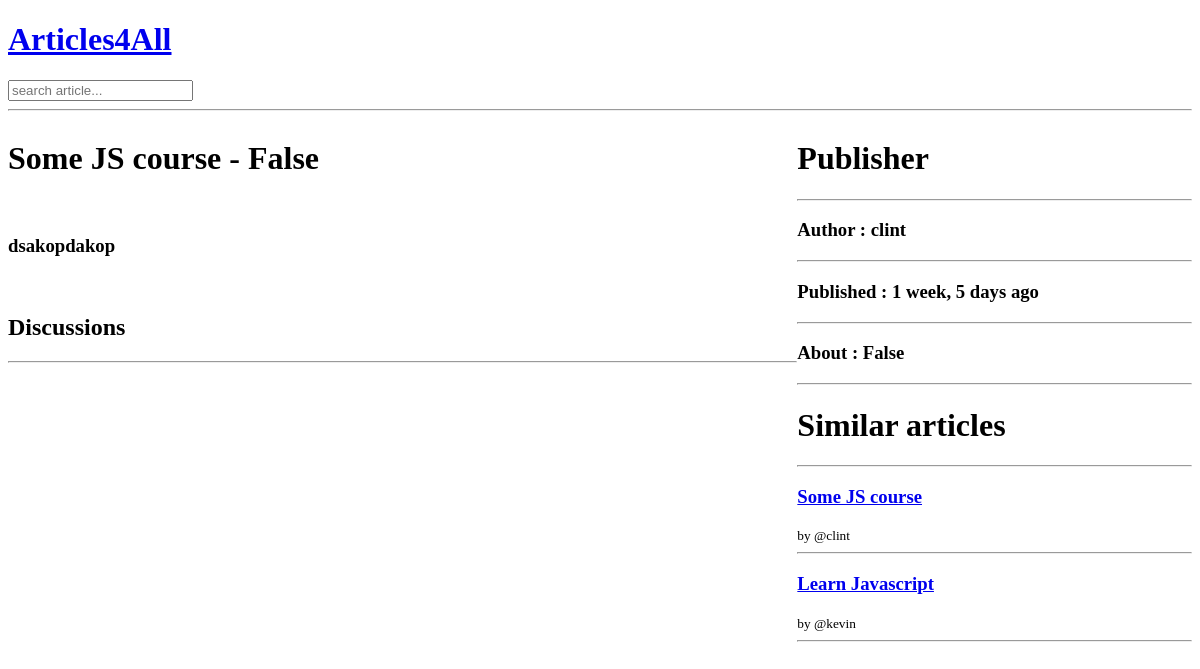
The app's page /article/41, older data.
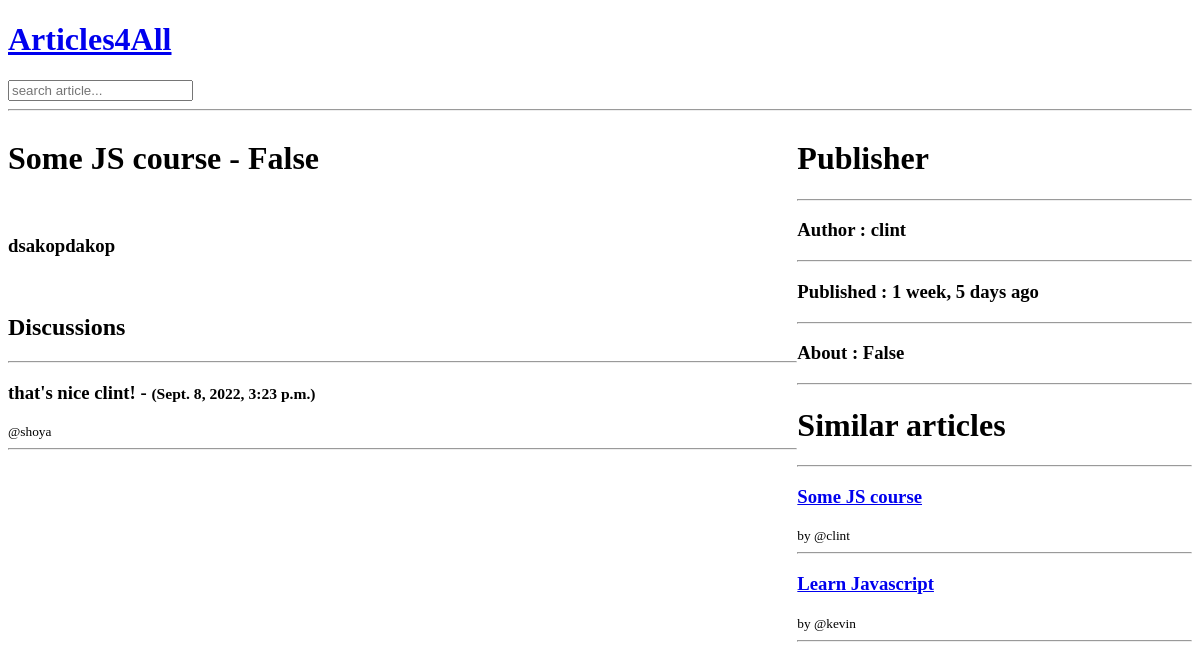
The same page, newer data.
### articles/models.py (models this page shows, shortened)
class Article(models.Model):
	title = models.CharField(max_length=50)
	topic = models.ForeignKey(Topic, on_delete=models.SET_NULL, null=True)
	body = models.CharField(max_length=400)
	author = models.ForeignKey(Author, on_delete=models.CASCADE)
	updated = models.DateTimeField(auto_now=True)
	created = models.DateTimeField(auto_now_add=True)

class Author(models.Model):
	name = models.CharField(max_length=40)
	age = models.CharField(max_length=3)
	email = models.EmailField(max_length=50)
	about = models.CharField(max_length=500)
	def __str__(self):
		return self.about[0:20]

class Comment(models.Model):
	user = models.ForeignKey(User, on_delete=models.CASCADE)
	article = models.ForeignKey(Article, on_delete=models.CASCADE)
	body = models.TextField()
	created = models.DateTimeField(auto_now_add=True)
	updated = models.DateTimeField(auto_now=True)
	class Meta:
		ordering = ['-updated', 'created']

### articles/views.py (the view, shortened to what this page needs)
# urls.py: path('article/<int:id>', ArticleView.as_view(), name='article-page'),
class ArticleView(View):
	template_name = 'article/article.html'
	def get(self, request, id=None, *args, **kwargs):
		obj = get_object_or_404(Article, id=id)
		comments = obj.comment_set.all().order_by('-created')
		articles = Article.objects.all()
		context = {'object': obj, 'comments': comments, 'articles': articles}
		return render(request, self.template_name, context)

### articles/templates/article/article.html (shortened to what this page needs)
{% include 'base.html' %}
{% block content %}
	<div class="article-container">
		<div class="article">
			<h1>{{object.title}} - {{object.author}}</h1>
			<br>
			<h3>{{object.body}}</h3>
			<br>
						<h2>Discussions</h2>
						<hr>
						{% for comment in comments %}
							<h3>{{comment.body}} - <small>({{comment.created}})</small> </h3> <small>@{{comment.user}}</small>
							<br>
							<hr>
						{% endfor %}
		</div>
		<div class="about-publisher">
			<h1>Publisher</h1>
			<hr>
			<h3>Author :	{{object.author.name}}</h3>
			<hr>
			<h3>Published :	{{object.created|timesince}} ago</h3>
			<hr>
			<h3>About :	{{object.author.about}}</h3>
			<hr>
			<div>
				<h1>Similar articles</h1>
				<hr>
				{% for article in articles %}
					{% if object.topic == article.topic %}
						<a href="{% url 'article-page' article.id %}"><h3>{{article.title}}</h3></a>
						<small>by @{{article.author.name}}</small>
						<hr>
					{% endif %}
				{% endfor %}
			</div>
		</div>
	</div>
{% endblock %}

Row changes from the older to the newer data that the page shows:
added Comment: body "that's nice clint!", created "Sept. 8, 2022, 3:23 p.m.", user "shoya"
